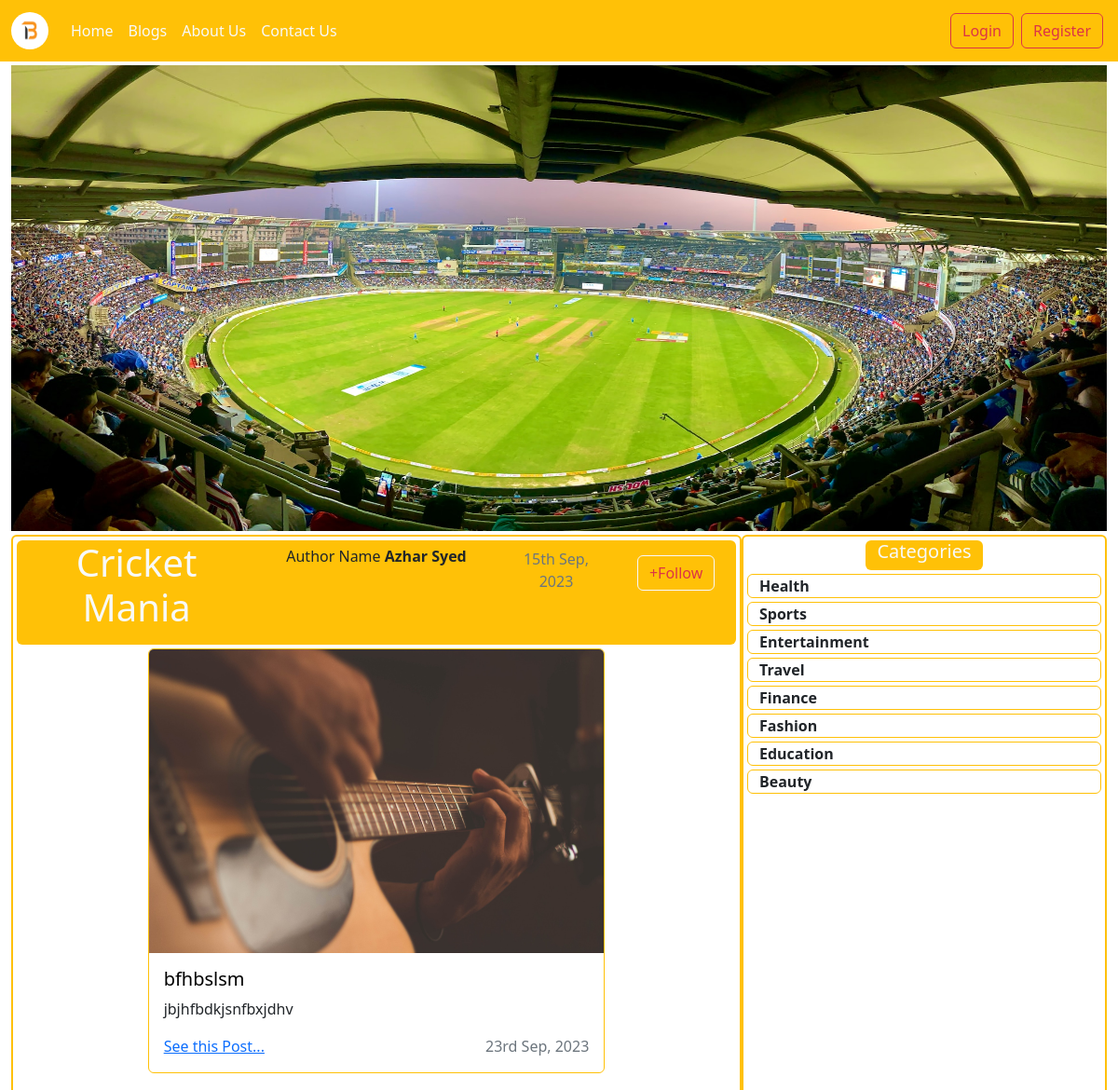
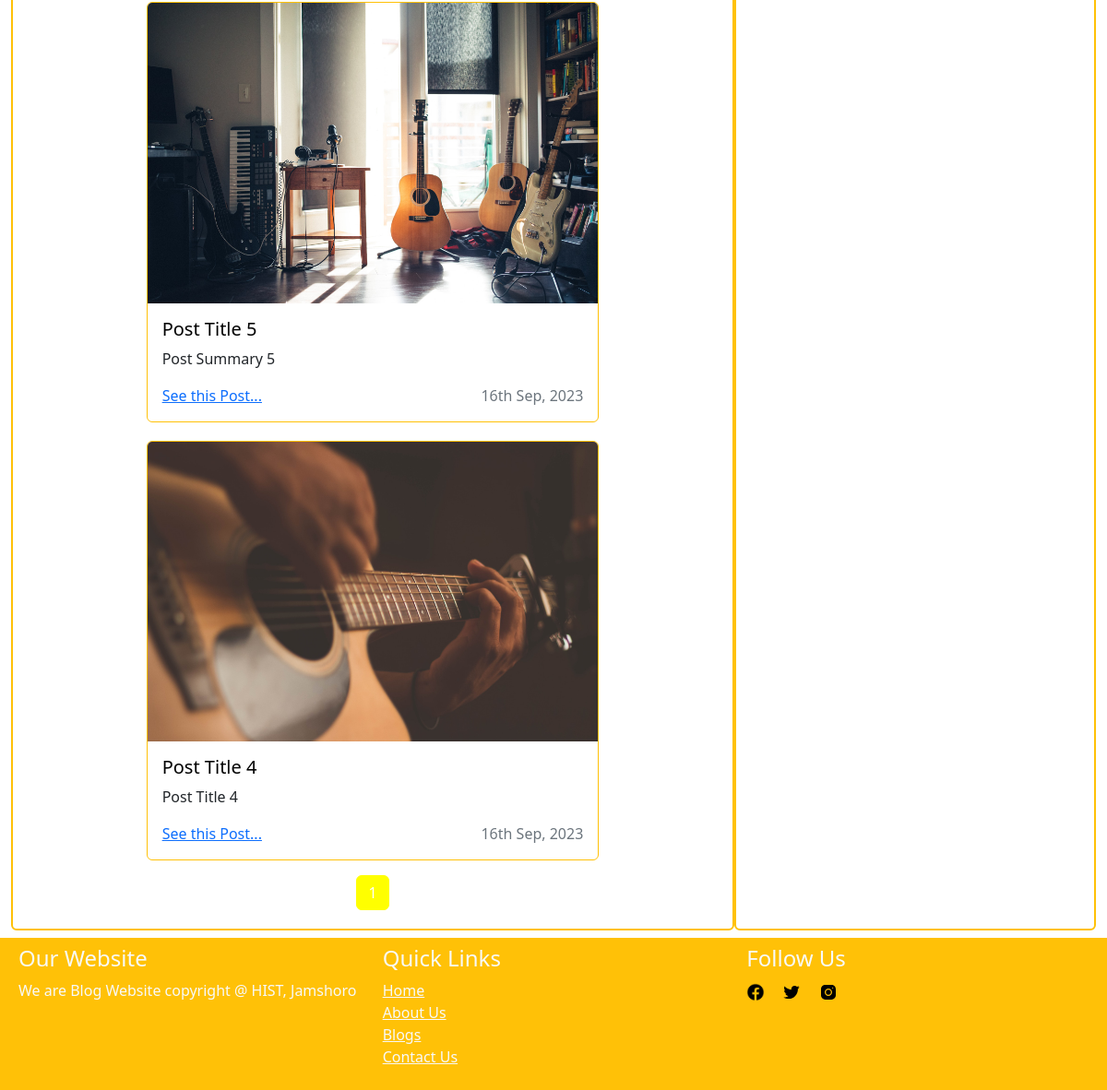
/this-blog.php?blog_id=1, run on the app's committed database (2 pictures, top to bottom).
### tables this page shows
CREATE TABLE `blog` (
  `blog_id` int(11) NOT NULL AUTO_INCREMENT,
  `user_id` int(11) NOT NULL,
  `blog_title` varchar(200) NOT NULL,
  `posts_per_page` int(11) NOT NULL,
  `blog_background_image` text NOT NULL,
  `blog_status` enum('Active','Inactive') NOT NULL DEFAULT 'Active',
  `created_at` timestamp NOT NULL DEFAULT current_timestamp(),
  `updated_at` timestamp NULL DEFAULT NULL,
  PRIMARY KEY (`blog_id`),
  KEY `user_id` (`user_id`),
  CONSTRAINT `blog_ibfk_1` FOREIGN KEY (`user_id`) REFERENCES `user` (`user_id`)
);

CREATE TABLE `user` (
  `user_id` int(11) NOT NULL AUTO_INCREMENT,
  `role_id` int(11) DEFAULT 2,
  `first_name` varchar(200) NOT NULL,
  `last_name` varchar(200) NOT NULL,
  `email` varchar(200) NOT NULL,
  `password` varchar(200) NOT NULL,
  `gender` enum('Male','Female') NOT NULL,
  `date_of_birth` date NOT NULL,
  `profile_img` text NOT NULL,
  `home_town` varchar(200) NOT NULL,
  `approval` enum('Pending','Approved','Rejected') NOT NULL DEFAULT 'Pending',
  `status` enum('Active','Inactive') NOT NULL DEFAULT 'Inactive',
  `created_at` timestamp NOT NULL DEFAULT current_timestamp(),
  `updated_at` timestamp NULL DEFAULT NULL,
  PRIMARY KEY (`user_id`),
  UNIQUE KEY `email` (`email`),
  KEY `role_id` (`role_id`),
  CONSTRAINT `user_ibfk_1` FOREIGN KEY (`role_id`) REFERENCES `role` (`role_id`)
);

CREATE TABLE `post` (
  `post_id` int(11) NOT NULL AUTO_INCREMENT,
  `blog_id` int(11) NOT NULL,
  `post_title` varchar(200) NOT NULL,
  `post_summary` varchar(250) NOT NULL,
  `post_description` text NOT NULL,
  `featured_img` text NOT NULL,
  `is_comment_allowed` enum('Yes','No') NOT NULL,
  `status` enum('Active','Inactive') NOT NULL DEFAULT 'Active',
  `created_at` timestamp NOT NULL DEFAULT current_timestamp(),
  `updated_at` timestamp NULL DEFAULT NULL,
  PRIMARY KEY (`post_id`),
  KEY `blog_id` (`blog_id`),
  CONSTRAINT `post_ibfk_2` FOREIGN KEY (`blog_id`) REFERENCES `blog` (`blog_id`)
);

### this-blog.php (the view, shortened to what this page needs)
<?php
require_once('require/general-library.php');
require_once('require/database-library.php');
$db = new Database();
 ?>
  <div class="container-fluid" style="margin-top: 70px;">
    <?php
    if (isset($_REQUEST['blog_id'])) {
      $blog_id = $_REQUEST['blog_id'];
      $result = $db->blog_by_blog_id($blog_id);
      if ($result->num_rows>0) {
        $row = mysqli_fetch_assoc($result);
        $page = isset($_GET['page']) ? $_GET['page'] : 1;
        $posts_per_page = $row['posts_per_page'];
     ?>
    <div class="row mx-0 px-0">
      <div class="col-md-12 mx-0 px-0">
        <img class="" src="Blog_Background_Images/<?php echo $row['blog_background_image'] ?>" style="width: 100%; height: 500px;">
      </div>
    </div>
    <div class="row mx-0 px-0">
      <div class="col-md-8 border border-2 border-warning rounded mt-1 p-1">
        <div class="row mx-0 px-0 bg-warning rounded mb-1">
          <div class="col-md-4 text-light text-center rounded">
            <p class="display-6"><?php echo $row['blog_title']; ?></p>
          </div>
          <div class="col-md-4 text-center h6 my-2">Author Name <b><?php echo $row['first_name']." ".$row['last_name']; ?></b></div>
          <div class="col-md-2">
            <p class="text-secondary text-center my-2"><?php $db->date_format($row['created_at']); ?></p>
          </div>
          <div class="col-md-2 text-center">
            <?php
                if (isset($_SESSION['user'])) {
                $result5 = $db->checks_author($_SESSION['user']['user_id'],$row['blog_id']);
                  if (!$result5->num_rows>0){
                  $result3 = $db->checks_follow($_SESSION['user']['user_id'],$row['blog_id']);
                  if ($result3->num_rows > 0 ) {
                    $row3 = mysqli_fetch_assoc($result3);
                    if ($row3['follow_status'] == 'Followed') {
                      ?>
                      <a class="btn btn-outline-danger text-center border border-light my-2" onclick="blog_unfollow_blog(<?php echo $_SESSION['user']['user_id']; ?>, <?php echo $row['blog_id']; ?>)">-Unfollow</a>
                      <?php
                    }elseif($row3['follow_status'] == 'Unfollowed'){
                      ?>
                      <a class="btn btn-outline-danger text-center border border-light my-1" onclick="blog_follow_blog(<?php echo $_SESSION['user']['user_id']; ?>, <?php echo $row['blog_id']; ?>)">+Follow</a>
                      <?php
                    }
                  }else{
                    ?>
                    <a class="btn btn-outline-danger text-center border border-light my-1" onclick="blog_add_follow_blog(<?php echo $_SESSION['user']['user_id']; ?>, <?php echo $row['blog_id']; ?>)">+Follow</a>
                    <?php
                  }
              }
                }else{
                  ?>
                  <a type="button" class="btn btn-outline-danger text-center border border-light my-3" data-bs-toggle="modal" data-bs-target="#exampleModal">+Follow</a>
                  <?php
                }
                 ?>
          </div>
        </div>
        <?php
        $offset = ($page - 1) * $posts_per_page;
        $result4 = $db->show_posts_by_blog_id_paged($blog_id,$posts_per_page,$offset);
        if ($result4->num_rows>0) {
        	while ($row4 = mysqli_fetch_assoc($result4)) {
        		?>
        		<div class="row mx-0 px-0 mt-1">
		          <div class="col-md-2"></div>
		          <div class="col-md-8">
		            <div class="card mb-3 border border-warning post_background_color">
		              <img src="Post_Featured_Images/<?php echo $row4['featured_img']; ?>" class="card-img-top">
		              <div class="card-body">
		               <h5 class="card-title post_title_color post_title_font_size post_font_style post_font_weight"><?php echo $row4['post_title']; ?></h5>
		               <p class="card-text post_font_style post_font_weight"><?php echo $row4['post_summary']; ?></p>
		               <span class="text-secondary float-end post_font_style"><?php $db->date_format($row4['created_at']); ?></span>
		               <p class="card-text post_font_style post_font_weight"><a href="post-page.php?post_id=<?php echo $row4['post_id']; ?>">See this Post...</a></small></p>
		              </div>
		            </div>
		          </div>
		          <div class="col-md-2"></div>
		        </div>
        		<?php
        	}
        }else{
          ?>
          <div class="col-md-12 text-center">
            <p class="display-5 text-warning">No Posts Available</p>
          </div>
          <?php
        }
         ?>
         <nav aria-label="Page navigation" class="text-center text-white">
                    <ul class="pagination justify-content-center">
                      <?php
                      $result6 = $db->show_posts_by_blog_id($blog_id);
                        $totalPosts = mysqli_num_rows($result6);
                        $totalPages = ceil($totalPosts / $posts_per_page);
                        for ($i = 1; $i <= $totalPages; $i++) {
                            echo '<li class="page-item ' . ($page == $i ? 'active' : '') . '">';
                            echo '<a class="page-link" href="this-blog.php?blog_id='.$blog_id.'&page=' . $i . '">' . $i . '</a>';
                            echo '</li>';
                        }
                      ?>
                    </ul>
                </nav>
      </div>
    <div class="col-md-4 border border-2 border-warning rounded mt-1 p-1">
        <div class="row mx-0 px-0">
          <div class="col-md-4"></div>
          <div class="col-md-4 bg-warning text-light text-center rounded">
            <h5>Categories</h5>
          </div>
          <div class="col-md-4"></div>
        </div>
        <?php
        $result5 = $db->show_categories_in_blog($blog_id);
        if ($result5->num_rows>0) {
        	while ($row5 = mysqli_fetch_assoc($result5)) {
        		?>
        		<div class="row mx-0 px-0 mt-1 border border-warning rounded">
		          <div class="col-md-12">
		            <a class="text-dark" style="text-decoration: none; cursor: pointer;"><strong><?php echo $row5['category_title']; ?></strong></a>
		          </div>
		        </div>
        		<?php
        	}
        }
         ?>
    </div>
    </div>
<?php
      }else{
        header("location: index.php");
      }
    }else{
    	header("location: index.php");
    }
 ?>
  </div>

### require/database-library.php (shortened to what this page needs)
<?php
class Database{
	public $connection;
	public function __construct($hostname="localhost",$username="root",$password="",$database_name="20518_syed_azhar_ali_shah"){
		$this->connection = mysqli_connect($hostname,$username,$password,$database_name);
	}
	public function date_format($time){
		$timestamp = strtotime($time);
		$date = date('jS M, Y', $timestamp);
		echo $date;
	}
	public function blog_by_blog_id($blog_id){
		$this->query = "SELECT u.first_name,u.last_name,b.* FROM user u JOIN blog b ON u.user_id = b.user_id WHERE b.blog_id = {$blog_id}";
		$this->result = mysqli_query($this->connection,$this->query);
		return $this->result;
	}
	public function show_posts_by_blog_id($blog_id){
		$this->query = "SELECT * FROM post WHERE status = 'Active' AND blog_id = {$blog_id} ORDER BY post_id DESC";
		$this->result = mysqli_query($this->connection,$this->query);
		return $this->result;
	}
	public function show_posts_by_blog_id_paged($blog_id,$posts_per_page,$offset){
		$this->query = "SELECT * FROM post WHERE status = 'Active' AND blog_id = {$blog_id} ORDER BY post_id DESC LIMIT {$offset}, {$posts_per_page}";
		$this->result = mysqli_query($this->connection,$this->query);
		return $this->result;
	}
	public function show_categories_in_blog($blog_id){
		$this->query = "SELECT DISTINCT c.category_title FROM blog b JOIN post p ON b.blog_id = p.blog_id JOIN post_category pc ON p.post_id = pc.post_id JOIN category c ON pc.category_id = c.category_id WHERE pc.status = 'Active' AND b.blog_id = {$blog_id}";
		$this->result = mysqli_query($this->connection, $this->query);
		return $this->result;
	}
}
 ?>

### main/main.css (style rules this page uses)
li { list-style: none; }
.pagination .page-item.active .page-link { background-color: yellow; border-color: yellow; color: white; text-decoration: none; list-style: none; }

### main/sidebars.css (style rules this page uses)
body { min-height: 100vh; min-height: -webkit-fill-available; }
html { height: -webkit-fill-available; }

### data on the page
blog: blog_background_image (picture), blog_title "Cricket Mania", user.first_name "Azhar", user.last_name "Syed", created_at "15th Sep, 2023"
post: featured_img (picture), post_title "bfhbslsm", post_summary "jbjhfbdkjsnfbxjdhv", created_at "23rd Sep, 2023"
post: featured_img (picture), post_title "Post Title 5", post_summary "Post Summary 5", created_at "16th Sep, 2023"
post: featured_img (picture), post_title "Post Title 4", post_summary "Post Title 4", created_at "16th Sep, 2023"

### other printed values
$row5['category_title'] "Health"
$row5['category_title'] "Sports"
$row5['category_title'] "Entertainment"
$row5['category_title'] "Travel"
$row5['category_title'] "Finance"
$row5['category_title'] "Fashion"
$row5['category_title'] "Education"
$row5['category_title'] "Beauty"
